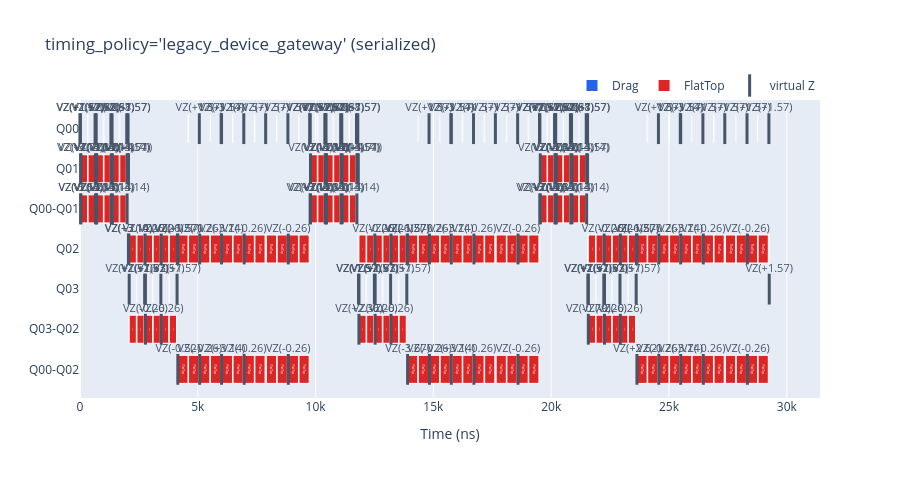

Notebook code cell kept with this figure:
### Code cell
build_pulse_schedule_timeline_figure(
    schedule_legacy, title="timing_policy='legacy_device_gateway' (serialized)"
).show()

### Figure 1 — Plotly figure (JSON) as saved in the notebook; plotly's stock layout.template omitted (floating-point values rounded to 4 significant figures; data arrays with more than 128 entries replaced by an {"elided": "..."} marker saying what was removed)
{"data": [{"base": {"elided": "186 int values"}, "hovertemplate": "Drag<br>start=%{base:.1f} ns<br>duration=%{x:.1f} ns<extra></extra>", "insidetextanchor": "middle", "marker": {"color": "#2563eb", "line": {"color": "#ffffff", "width": 1}}, "name": "Drag", "orientation": "h", "text": "Drag", "textposition": "inside", "type": "bar", "x": {"elided": "186 int values"}, "y": {"elided": "186 str values"}}, {"base": {"elided": "144 int values"}, "hovertemplate": "FlatTop<br>start=%{base:.1f} ns<br>duration=%{x:.1f} ns<extra></extra>", "insidetextanchor": "middle", "marker": {"color": "#dc2626", "line": {"color": "#ffffff", "width": 1}}, "name": "FlatTop", "orientation": "h", "text": "FlatTop", "textposition": "inside", "type": "bar", "x": {"elided": "144 int values"}, "y": {"elided": "144 str values"}}, {"cliponaxis": false, "customdata": {"elided": "163x2 mixed values"}, "hovertemplate": "%{customdata[0]}<br>t=%{x:.1f} ns<br>theta=%{customdata[1]:.3f} rad<extra></extra>", "marker": {"color": "#475569", "line": {"color": "#475569", "width": 3}, "size": 22, "symbol": "line-ns-open"}, "mode": "markers+text", "name": "virtual Z", "text": {"elided": "163 str values"}, "textfont": {"color": "#475569", "size": 11}, "textposition": "top center", "type": "scatter", "x": {"elided": "163 int values"}, "y": {"elided": "163 str values"}}], "layout": {"bargap": 0.3, "barmode": "overlay", "height": 478, "legend": {"orientation": "h", "x": 1, "xanchor": "right", "y": 1, "yanchor": "bottom"}, "title": {"text": "timing_policy='legacy_device_gateway' (serialized)"}, "width": 900, "xaxis": {"rangemode": "tozero", "title": {"text": "Time (ns)"}}, "yaxis": {"categoryarray": ["Q00-Q02", "Q03-Q02", "Q03", "Q02", "Q00-Q01", "Q01", "Q00"], "categoryorder": "array"}}}
